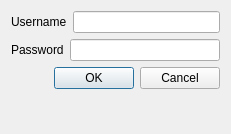
<?xml version="1.0" encoding="UTF-8"?>
<ui version="4.0">
 <class>Dialog</class>
 <widget class="QDialog" name="Dialog">
  <property name="geometry">
   <rect>
    <x>0</x>
    <y>0</y>
    <width>231</width>
    <height>134</height>
   </rect>
  </property>
  <property name="sizePolicy">
   <sizepolicy hsizetype="Fixed" vsizetype="Fixed">
    <horstretch>0</horstretch>
    <verstretch>0</verstretch>
   </sizepolicy>
  </property>
  <property name="windowTitle">
   <string>Log in</string>
  </property>
  <layout class="QGridLayout" name="gridLayout">
   <item row="0" column="0">
    <layout class="QFormLayout" name="formLayout">
     <item row="0" column="0" colspan="2">
      <layout class="QVBoxLayout" name="verticalLayout">
       <item>
        <layout class="QHBoxLayout" name="horizontalLayout">
         <item>
          <widget class="QLabel" name="label_2">
           <property name="text">
            <string>Username</string>
           </property>
          </widget>
         </item>
         <item>
          <widget class="QLineEdit" name="lineEdit"/>
         </item>
        </layout>
       </item>
       <item>
        <layout class="QHBoxLayout" name="horizontalLayout_2">
         <item>
          <widget class="QLabel" name="label">
           <property name="text">
            <string>Password</string>
           </property>
          </widget>
         </item>
         <item>
          <widget class="QLineEdit" name="lineEdit_2"/>
         </item>
        </layout>
       </item>
      </layout>
     </item>
     <item row="1" column="0" colspan="2">
      <widget class="QDialogButtonBox" name="buttonBox">
       <property name="orientation">
        <enum>Qt::Horizontal</enum>
       </property>
       <property name="standardButtons">
        <set>QDialogButtonBox::Cancel|QDialogButtonBox::Ok</set>
       </property>
      </widget>
     </item>
    </layout>
   </item>
  </layout>
 </widget>
 <resources/>
 <connections>
  <connection>
   <sender>buttonBox</sender>
   <signal>accepted()</signal>
   <receiver>Dialog</receiver>
   <slot>accept()</slot>
   <hints>
    <hint type="sourcelabel">
     <x>248</x>
     <y>254</y>
    </hint>
    <hint type="destinationlabel">
     <x>157</x>
     <y>274</y>
    </hint>
   </hints>
  </connection>
  <connection>
   <sender>buttonBox</sender>
   <signal>rejected()</signal>
   <receiver>Dialog</receiver>
   <slot>reject()</slot>
   <hints>
    <hint type="sourcelabel">
     <x>316</x>
     <y>260</y>
    </hint>
    <hint type="destinationlabel">
     <x>286</x>
     <y>274</y>
    </hint>
   </hints>
  </connection>
 </connections>
</ui>
